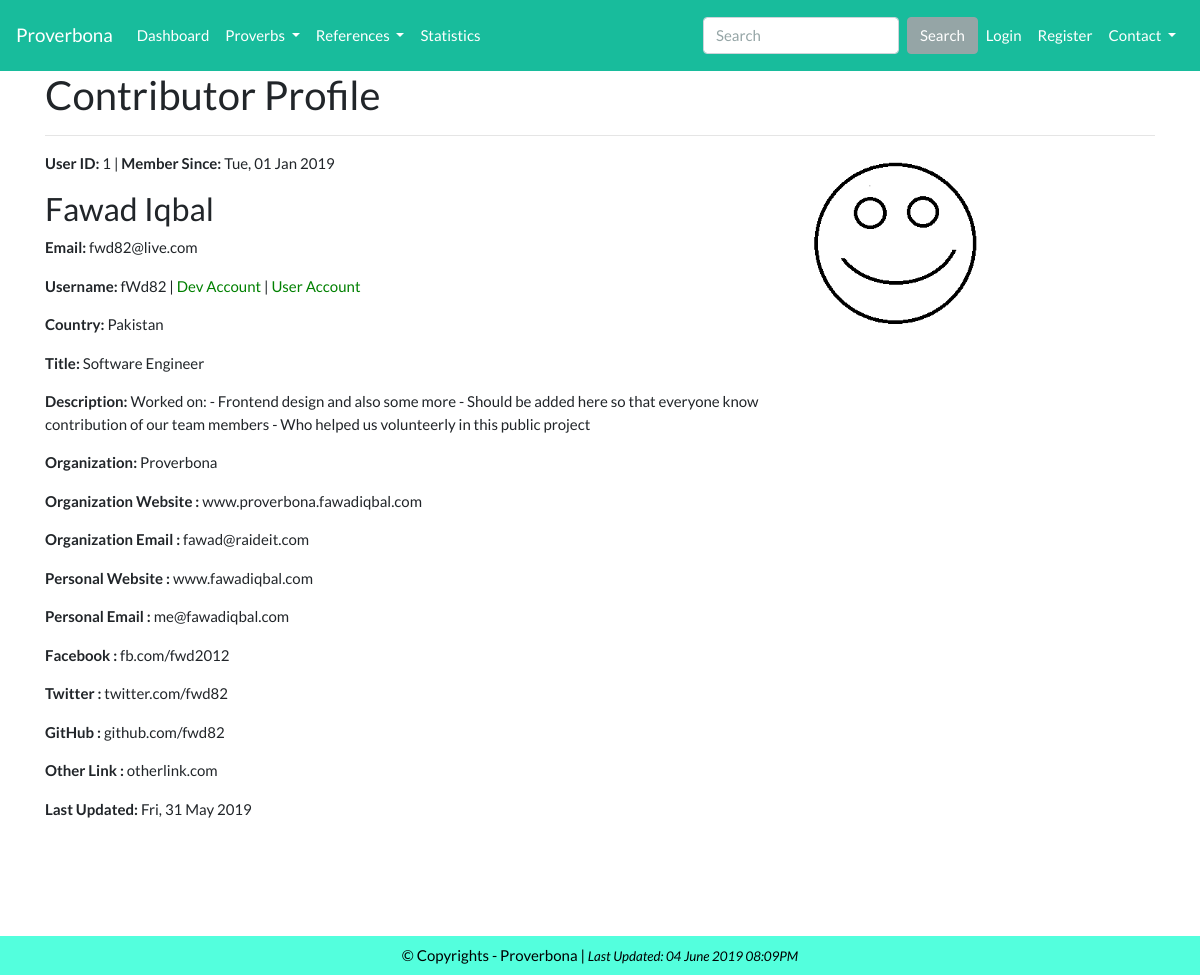
The page /contributors/contributors_profile/fWd82 on the database its author committed.
### tables this page shows
CREATE TABLE `table_team_members` (
  `tm_id` int(11) NOT NULL,
  `tm_user_id` int(11) DEFAULT NULL,
  `tm_username` varchar(500) NOT NULL,
  `tm_title` text,
  `tm_description` text,
  `tm_image_link` varchar(500) NOT NULL DEFAULT 'dp.jpg',
  `tm_organization` text,
  `tm_personal_website` text,
  `tm_org_website` text,
  `tm_org_email` text,
  `tm_personal_email` text,
  `tm_facebook` text,
  `tm_twitter` text,
  `tm_github` text,
  `tm_other_link` text,
  `tm_timestamp` timestamp NULL DEFAULT CURRENT_TIMESTAMP,
  `tm_last_updated` timestamp NOT NULL DEFAULT CURRENT_TIMESTAMP ON UPDATE CURRENT_TIMESTAMP
);

CREATE TABLE `table_user` (
  `user_id` int(11) NOT NULL,
  `user_fullname` varchar(45) DEFAULT NULL,
  `user_email` varchar(45) NOT NULL,
  `user_name` varchar(45) NOT NULL,
  `user_password` varchar(45) DEFAULT NULL,
  `user_nativelang` int(11) DEFAULT NULL,
  `user_otherlang` mediumtext,
  `user_country` varchar(45) DEFAULT NULL,
  `user_address` mediumtext,
  `user_department` varchar(45) DEFAULT NULL,
  `user_bio` mediumtext,
  `user_type` varchar(255) NOT NULL DEFAULT 'user',
  `user_can_contribute` tinyint(4) NOT NULL DEFAULT '1',
  `user_timestamp` timestamp NULL DEFAULT CURRENT_TIMESTAMP,
  `user_last_updated` timestamp NOT NULL DEFAULT CURRENT_TIMESTAMP ON UPDATE CURRENT_TIMESTAMP
);

### application/controllers/Contributors.php (called while the page is built, shortened)
<?php
class Contributors extends CI_Controller{
    public function contributors_profile($user_name){
        $contributor_profile = $this->Contributors_model->get_contributor_profile($user_name);
        $this->load->view('public/contributor_profile', compact('contributor_profile', 'total_all_proverbs'));
    }
    function __construct() {
        $this->load->model('Contributors_model');
        $this->load->model('Statistics_model');
    }
}

### index.php (called while the page is built, shortened)
<?php
require_once BASEPATH.'core/CodeIgniter.php';

### application/models/Contributors_model.php (called while the page is built, shortened)
<?php
    class Contributors_model extends CI_Model{
        public function get_contributor_profile($username) {
            $q = $this->db->from('table_team_members')
                        ->join('table_user', 'table_team_members.tm_user_id = table_user.user_id')
                        ->where( ['tm_username' => $username] )
                        ->get();
            if ($q->num_rows())
                return $q->row();
            return false;
        }
    }
?>

### application/views/public/contributor_profile.php (the view, shortened to what this page needs)
<?php
if ($this->session->userdata('login_id')) {
    include(__DIR__ . '../../admin/admin_header.php');
}else{include('public_header.php');}
?>
<div class="container">
  <?php
    $my_id = $this->session->userdata("login_id");
    if ($contributor_profile->user_id == $my_id) {
  ?>
    <h2>My Profile - (Contributor)</h2>
    <hr>
    <div class="text-right">
      <?= anchor("/contributors/edit_contributor/{$contributor_profile->user_name}", 'Edit My Contributor Profile', "class='btn btn-warning'");
    echo "</div>";
    }else{
      echo "<h2>Contributor Profile</h2>";
    } ?>
<hr>
<div class="row">
    <div class="col col-lg-8">
      <p> <?= "<strong> User ID:</strong> " . $contributor_profile->user_id . " | <strong> Member Since:</strong> " . date("D, d M Y", strtotime($contributor_profile->user_timestamp)); ?></p>
      <h3> <?= $contributor_profile->user_fullname; ?></h3>
      <p> <?= "<strong> Email:</strong> " .               $contributor_profile->user_email; ?></p>
      <p> <?php echo "<strong> Username:</strong> " .     $contributor_profile->user_name; echo " | " . anchor(current_url() . '#', 'Dev Account'); echo " | " . anchor("user/user_profile/{$contributor_profile->user_name}", 'User Account'); ?></p>
      <p> <?= "<strong> Country:</strong> " .             $contributor_profile->user_country ; ?></p>
      <p> <?= "<strong> Title:</strong> " .               $contributor_profile->tm_title ; ?></p>
      <p> <?= "<strong> Description:</strong> " .         $contributor_profile->tm_description ; ?></p>
      <p> <?= "<strong> Organization:</strong> " .        $contributor_profile->tm_organization ; ?></p>
      <p> <?= "<strong> Organization Website :</strong> ".$contributor_profile->tm_org_website ; ?></p>
      <p> <?= "<strong> Organization Email :</strong> " . $contributor_profile->tm_org_email ; ?></p>
      <p> <?= "<strong> Personal Website :</strong> " .   $contributor_profile->tm_personal_website ; ?></p>
      <p> <?= "<strong> Personal Email :</strong> " .     $contributor_profile->tm_personal_email ; ?></p>
      <p> <?= "<strong> Facebook :</strong> " .           $contributor_profile->tm_facebook ; ?></p>
      <p> <?= "<strong> Twitter :</strong> " .            $contributor_profile->tm_twitter ; ?></p>
      <p> <?= "<strong> GitHub :</strong> " .             $contributor_profile->tm_github ; ?></p>
      <p> <?= "<strong> Other Link :</strong> " .         $contributor_profile->tm_other_link ; ?></p>
      <p> <?= "<strong>Last Updated:</strong> " .         date("D, d M Y", strtotime($contributor_profile->tm_last_updated)); ?></p>
      <br>
    </div>
    <div class="col col-lg-4">
      <img src=' <?= base_url("uploads/{$contributor_profile->tm_image_link}") ?>' width="200px" alt="">
    </div>
</div>
<br>
<br><br>
</div>
<?php include('public_footer.php'); ?>

### assets/css/mystyles.css (style rules this page uses)
html, body { min-height:100%; height: 100%; }
a { color: green; }

### rows shown on the page
table_team_members: tm_user.user_id "1", tm_user.user_timestamp "Tue, 01 Jan 2019", tm_user.user_fullname "Fawad Iqbal", tm_user.user_email "fwd82@live.com", tm_user.user_name "fWd82", tm_user.user_name "User Account", tm_user.user_country "Pakistan", tm_title "Software Engineer", tm_description "Worked on: - Frontend design and also some more - Should be added here so that everyone know contribution of our team members - Who helped us volunteerly in this public project", tm_organization "Proverbona", tm_org_website "www.proverbona.fawadiqbal.com", tm_org_email "fawad@raideit.com", tm_personal_website "www.fawadiqbal.com", tm_personal_email "me@fawadiqbal.com", tm_facebook "fb.com/fwd2012", tm_twitter "twitter.com/fwd82", tm_github "github.com/fwd82", tm_other_link "otherlink.com", tm_last_updated "Fri, 31 May 2019", tm_image_link (picture)

### other values the page prints
anchor(current_url() . '#', 'Dev Account') "Dev Account"
